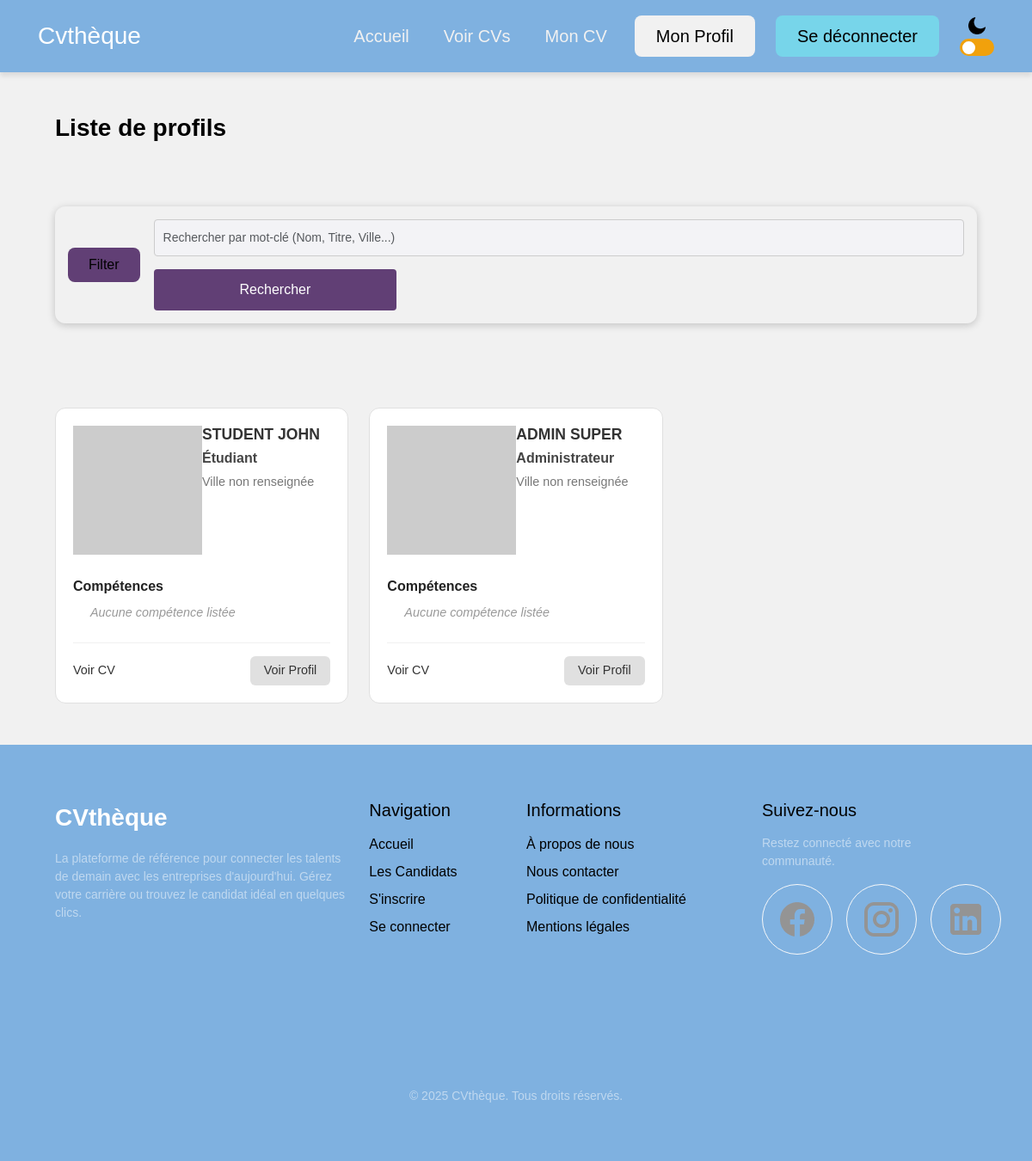
The page /index.php?page=profiles-list (signed in) on the database its author committed.
### tables this page shows
CREATE TABLE IF NOT EXISTS `user` (
  `id` int(11) NOT NULL AUTO_INCREMENT,
  `pwd` varchar(256) NOT NULL,
  `email` varchar(100) NOT NULL,
  `role_id` int(11) NOT NULL DEFAULT 1,
  `firstname` varchar(100) NOT NULL,
  `lastname` varchar(100) NOT NULL,
  `job_title` longtext DEFAULT NULL,
  `picture` longtext DEFAULT NULL,
  `phone` varchar(100) NOT NULL,
  `driver_licence` tinyint(4) DEFAULT NULL,
  `username` varchar(100) NOT NULL,
  `country_id` int(10) UNSIGNED DEFAULT NULL,
  `is_active` tinyint(1) DEFAULT 1,
  PRIMARY KEY (`id`),
  KEY `fk_user_role_idx` (`role_id`),
  KEY `fk_user_country1_idx` (`country_id`)
);

### pages/profiles-list.php (the view, shortened to what this page needs)
<?php
$sql = "SELECT u.*, a.city,
        GROUP_CONCAT(DISTINCT s.hard_skills SEPARATOR ',') as skills_list
        FROM user u
        LEFT JOIN address a ON u.id = a.user_id
        LEFT JOIN user_has_skills uhs ON u.id = uhs.user_id
        LEFT JOIN skills s ON uhs.skills_id = s.id
        WHERE u.is_active = 1";
$search = $_GET['search'] ?? '';
$params = [];
$sql .= " GROUP BY u.id";
$sql .= " ORDER BY u.id DESC";
try {
    $stmt = $pdo->prepare($sql);
    $stmt->execute($params);
    $users = $stmt->fetchAll(PDO::FETCH_ASSOC);
} catch (PDOException $e) {
    echo "<div class='alert alert-danger'>Erreur SQL : " . $e->getMessage() . "</div>";
    $users = [];
}
?>
<div class="container py-5">
    <h3 class="fw-bold mb-4">Liste de profils</h3>
    <div class="row justify-content-center mb-5">
        <div class="col-md-12">
            <form action="index.php" method="GET" class="search-bar-container">
                <div class="d-flex flex-wrap gap-3 align-items-center search-bar-div">
                    <button class="btn btn-purple px-4 py-2" type="button" data-bs-toggle="collapse" data-bs-target="#filtersCollapse">
                        Filter
                    </button>
                    <div class="flex-grow-1 position-relative">
                        <input type="text" name="search" class="form-control input-search-custom"
                               placeholder="Rechercher par mot-clé (Nom, Titre, Ville...)"
                               value="<?= htmlspecialchars($search) ?>">
                        <button type="submit" class="btn search-btn">
                            Rechercher
                        </button>
                    </div>
                </div>
            </form>
        </div>
    </div>
    <div class="row g-4">
        <?php foreach ($users as $u): ?>
            <div class="col-md-4">
                <div class="card-profile-horizontal">
                    <div class="profile-header">
                        <div class="profile-nanimg-container">
                            <?php
                            $imgSrc = !empty($u['picture']) ? htmlspecialchars($u['picture']) : 'https://via.placeholder.com/150?text=IMG';
                            ?>
                            <img src="<?= $imgSrc ?>" alt="Avatar" class="profile-img-left">
                        </div>
                        <div class="profile-info">
                            <h5><?= htmlspecialchars($u['lastname']) ?> <?= htmlspecialchars($u['firstname']) ?></h5>
                            <div class="profile-job">
                                <?= !empty($u['job_title']) ? htmlspecialchars($u['job_title']) : 'Poste Visé' ?>
                            </div>
                            <div class="profile-location">
                                <?= !empty($u['city']) ? htmlspecialchars($u['city']) : 'Ville non renseignée' ?>
                            </div>
                        </div>
                    </div>
                    <div class="skills-section">
                        <div class="skills-title">Compétences</div>
                        <ul class="skills-list">
                            <?php
                            if (!empty($u['skills_list'])) {
                                $skills = explode(',', $u['skills_list']);
                                $skillsToShow = array_slice($skills, 0, 3);
                                foreach ($skillsToShow as $skillName) {
                                    echo "<li>" . htmlspecialchars(trim($skillName)) . "</li>";
                                }
                                if (count($skills) > 3) {
                                    echo "<li style='list-style: none; color: #888;'>... et " . (count($skills) - 3) . " autres</li>";
                                }
                            } else {
                                echo "<li style='list-style: none; font-style: italic; color: #999;'>Aucune compétence listée</li>";
                            }
                            ?>
                        </ul>
                    </div>
                    <div class="card-footer-custom">
                        <a href="index.php?page=resume&id=<?= $u['id'] ?>" class="link-cv">
                            Voir CV
                        </a>
                        <a href="index.php?page=profile-guest&id=<?= $u['id'] ?>" class="btn-view-profile">
                             Voir Profil
                        </a>
                    </div>
                </div>
            </div>
        <?php endforeach; ?>
    </div>
</div>

### assets/css/index.css (style rules this page uses)
* { box-sizing: border-box; }
[data-theme = "light"] { --bg-color: #F1F1F1; --bg2-color: #f5f5f5; --text-color: #010101; --text-color-inverse: #f1f1f1; --profile-bg-card: #797777; --guest-main: #613F75; --guest-hover: #7d5c9c; --guest-primary: #b6859a; --guest-secondary: #965e78; --guest-tertiary: #F39199; --student-main: var(--student-primary); --student-hover: #5C90C7; --student-primary: #7fb1e0; --student-secondary: #77d5ea; --student-tertiary: #A6D4FF; --admin-main: var(--admin-primary); --admin-hover: #C75C5C; --admin-primary: #E38A8A; --admin-secondary: #c75c75; --admin-tertiary: #FFA6A6; }
body { margin: 0; min-height: 100vh; display: flex; flex-direction: column; font-family: Arial, sans-serif; background-color: var(--bg-color); color: var(--text-color); transition: background-color 0.3s ease, color 0.3s ease; }
a { list-style: none; text-decoration: none; color: var(--text-color); }
.container { margin: 0 auto; padding: 4rem; }
.container { margin: 0 auto; max-width: 1200px; }
.card-profile-horizontal { background-color: white; border: 1px solid #e0e0e0; border-radius: 12px; padding: 20px; transition: transform 0.2s ease, box-shadow 0.2s ease; height: 100%; display: flex; flex-direction: column; }
.profile-header { display: flex; align-items: flex-start; margin-bottom: 15px; }
.profile-img-left { width: 100%; height: 100%; object-fit: cover; }
.profile-info h5 { font-weight: 700; color: #333; margin-bottom: 5px; font-size: 1.1rem; text-transform: uppercase; }
.profile-job { font-weight: 600; font-size: 1rem; color: #444; margin-bottom: 5px; }
.profile-location { font-size: 0.9rem; color: #777; font-weight: 500; }
.skills-section { margin-top: 10px; flex-grow: 1; }
.skills-title { font-size: 1rem; font-weight: 700; color: #222; margin-bottom: 8px; }
.skills-list { list-style-type: disc; padding-left: 20px; margin-bottom: 0; color: #555; font-size: 0.9rem; }
.skills-list li { margin-bottom: 4px; }
.card-footer-custom { display: flex; justify-content: space-between; align-items: center; margin-top: 20px; padding-top: 15px; border-top: 1px solid #f0f0f0; }
.link-cv { color: #333; text-decoration: none; font-size: 0.9rem; font-weight: 500; }
.btn-view-profile { background-color: #e0e0e0; color: #333; border: none; padding: 6px 16px; border-radius: 6px; font-size: 0.9rem; font-weight: 500; transition: background-color 0.2s; display: inline-flex; align-items: center; gap: 5px; }
.search-bar-container { background-color: var(--bg-color); padding: 15px; border-radius: 12px; box-shadow: 0 2px 10px rgba(0,0,0,0.2); }
.btn-purple { background-color: var(--guest-main); color: white; border: none; }
.input-search-custom { background-color: #F3F3F6; border: none; border-radius: 8px; padding: 10px 15px; }
.search-btn { width: 30% !important; }
form { max-width: 3000px !important; }

### assets/css/header-footer.css (style rules this page uses)
.btn { margin: 0 auto; cursor: pointer; transition: all 0.3s ease; color: var(--text-button); }
.btn { cursor: pointer; transition: all 0.3s ease; border-radius: 8px; }

### assets/css/register-login.css (style rules this page uses)
form { max-width: 600px; margin: 50px auto; padding: 20px; background-color: #f9f9f9; border-radius: 8px; box-shadow: 0 4px 8px rgba(0, 0, 0, 0.1); font-family: Arial, sans-serif; }
input[type="text"], input[type="submit"], input[type="password"], input[type="email"], textarea, select { width: 100%; padding: 10px; margin-bottom: 15px; border: 1px solid #ccc; border-radius: 4px; font-size: 14px; transition: border-color 0.3s ease; }
button[type="submit"] { width: 100%; padding: 12px; background-color: #613F75; color: #fff; border: none; border-radius: 4px; font-size: 16px; cursor: pointer; transition: background-color 0.3s ease; }

### rows shown on the page
user: lastname "STUDENT", firstname "JOHN", job_title "Étudiant"
user: lastname "ADMIN", firstname "SUPER", job_title "Administrateur"
